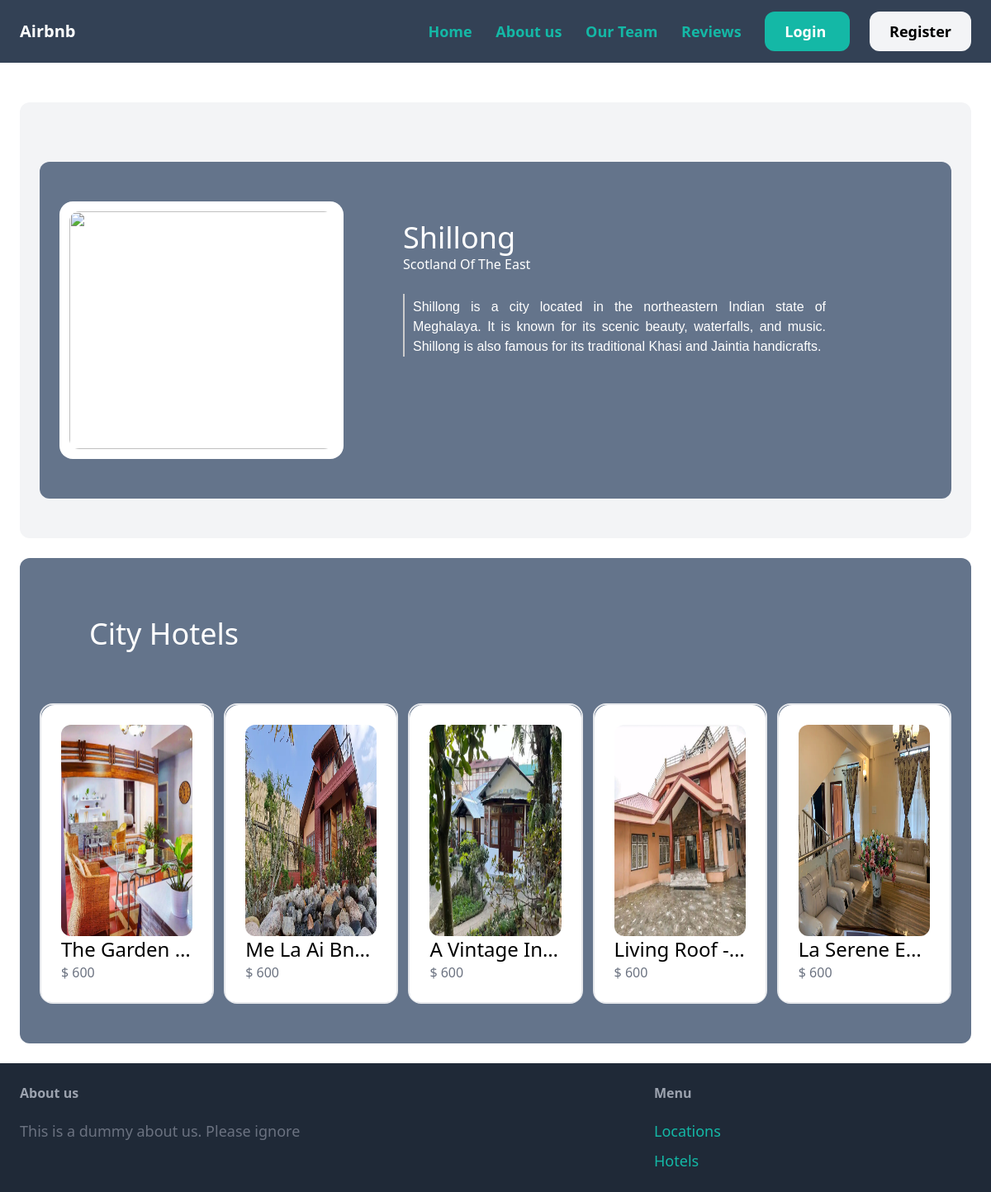
Screenshot of /get_location_detials/Shillong/ with the database file from the repository.
### hotel/models.py (models this page shows, shortened)
class Location(models.Model):
    name = models.CharField(max_length=50)
    description = models.TextField()
    long_description = models.TextField(blank=True, null=True)
    short_description = models.CharField(max_length=50, blank=True, null=True)
    image = models.ImageField(upload_to="location_images", blank=True, null=True)

class Hotel(models.Model):
    location = models.ForeignKey(Location, on_delete=models.CASCADE)
    name = models.CharField(max_length=50)
    index = models.CharField(max_length=3)
    description = models.TextField()
    short_description = models.CharField(max_length=50, blank=True, null=True)
    host_description = models.CharField(max_length=50, blank=True, null=True)
    long_description = models.TextField(null=True)
    image = models.ImageField(upload_to="hotel_images", blank=True, null=True)
    price = models.IntegerField()

### hotel/views.py (the view)
# urls.py: path('get_location_detials/<str:location_name>/', get_location_detials, name="get_location_detials"),
def get_location_detials(request, location_name):
    location = Location.objects.get(name__iexact=location_name)
    hotels = Hotel.objects.filter(location__name__iexact=location_name)
    context = {
        "location": location,
        "hotels": hotels
    }
    return render(request, "hotel/location_details.html", context=context)

### hotel/templates/hotel/location_details.html
{% extends 'core/base.html' %}
{% block content %}
<div class="mt-6 px-6 py-12 bg-gray-100 rounded-xl">
    <div class="mt-6 px-6 py-12 bg-slate-500  rounded-xl">
        <div class="grid grid-cols-3 gap-3">
            <div class="bg-white p-3 rounded-2xl w-full">
                {% if location.image %}
                    <img src="{{ location.image.url }}" class="rounded-xl w-96 h-72">
                {% else %}
                    <img src="/media/location_images/cities/{{location.name|lower}}.jpg" class="rounded-xl w-96 h-72">
                {% endif %}
            </div>
            <div class="mb-4 ml-9 p-6 text-white col-span-2">
                <h1 class="h1 text-white text-4xl">{{location.name}}</h1>
                <div class="h3">{{location.description}}</div>
                <br>
                <p class="pt-1 max-w-lg text-white" style="font-size: 16px;line-height: 1.5;font-family: Arial, sans-serif;text-align: justify;border-left: 2px solid #ccc;padding-left: 10px;">
                    {{location.long_description}}</div>
            </div>
        </div>
    </div>
    <div class="mt-6 px-6 py-12 bg-slate-500  rounded-xl">
        <div class="mb-4 ml-9 p-6 text-white">
            <h1 class="h1 text-white text-4xl">City Hotels</h1>
        </div>
        <div class="grid grid-cols-5 gap-3 mt-10">
            {% for hotel in hotels %}
                <a href={% url "get_hotel_detials" hotel_name=hotel.name %} class="border-2 max-w-none rounded-2xl">
                    <div class="p-6 bg-white rounded-b-xl max-w-xs h-full rounded-2xl">
                            <img src="/media/hotels/{{hotel.location.name|lower}}/house{{hotel.index}}.png" class="rounded-xl h-64 w-72">
                        <h2 class="text-2xl truncate">{{hotel.name}}</h2>
                        <p class="text-gray-500">$ {{hotel.price}}</p>
                    </div>
                </a>
            {% endfor %}
        </div>
    </div>
</div>
{% endblock %}

### rows the page displays
Location: name "Shillong", description "Scotland Of The East", long_description "Shillong is a city located in the northeastern Indian state of Meghalaya. It is known for its scenic beauty, waterfalls, and music. Shillong is also famous for its traditional Khasi and Jaintia handicrafts."
Hotel: shows a picture, name "The Garden…", price "600"
Hotel: shows a picture, name "Me La Ai Bn…", price "600"
Hotel: shows a picture, name "A Vintage In…", price "600"
Hotel: shows a picture, name "Living Roof -…", price "600"
Hotel: shows a picture, name "La Serene E…", price "600"
